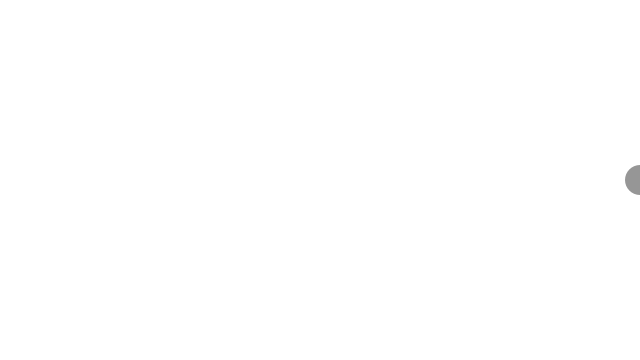
Frame 1 (no input)
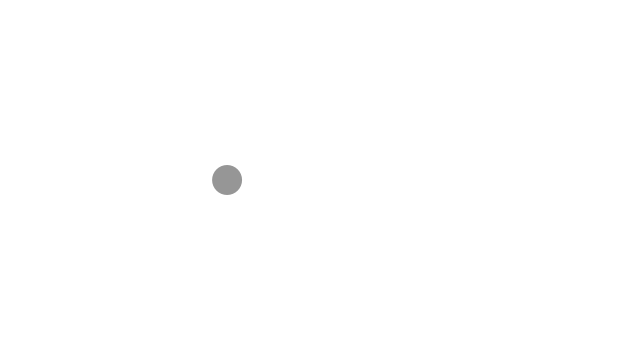
Frame 60 (the mouse pressed at the canvas centre just before this capture)
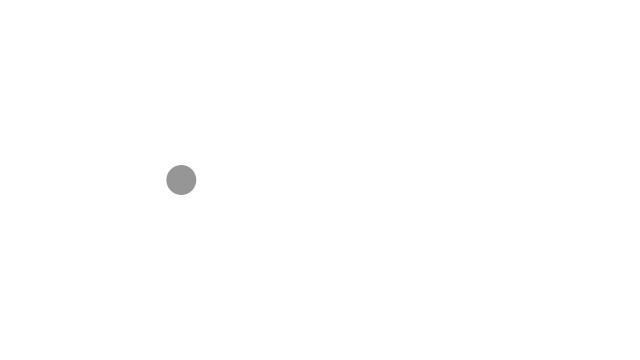
Frame 120 (the mouse held since frame 60 and released just before this capture)

The Processing sketch that drew these frames (run headless with seeded random() and noise(); from frame 60 on, the mouse is pressed at the canvas centre):

// Processing sketch: SHM_of_ball_using_sin
// ── SHM_of_ball_using_sin.pde
float amp;
float theta;
float x;
float y;


void setup() {
  size(640, 360);
  //distance from center
  amp = 200;
  //angle starting from 0
  theta = 0;
  //initial ball x and y coordinate
  x = width/2;
  y = height/2;
}

void draw() {
  background(255,50);
  //translating the origin to the center of the screen
  translate(width/2,height/2);
  ellipseMode(CENTER);
  fill(150);
  noStroke();
  ellipse(x,0, 30, 30);
//incrementing or decremnenting the x according to the sine function
  x = amp * sin(theta);
//increasing theta i.e angle which make sin oscillate between -1 and 1 
//which further oscillate x to -200 to 200
  theta += 0.1;
}
